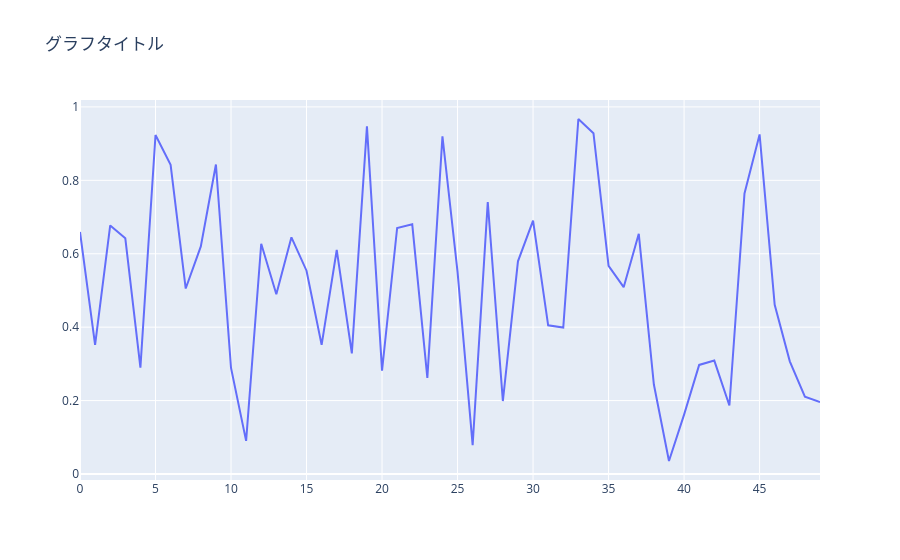

Source (notebook cell):
### Code cell
# Figureを更新
figure.update(data=scatter_trace)   # Traceを紐付ける

figure
